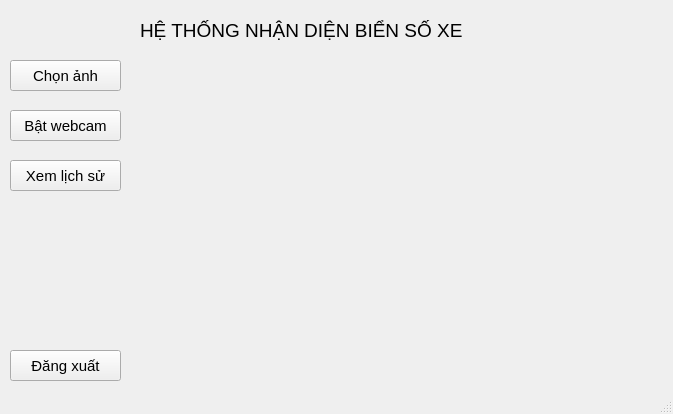
<?xml version="1.0" encoding="UTF-8"?>
<ui version="4.0">
 <class>MainWindow</class>
 <widget class="QMainWindow" name="MainWindow">
  <property name="geometry">
   <rect>
    <x>0</x>
    <y>0</y>
    <width>673</width>
    <height>414</height>
   </rect>
  </property>
  <property name="windowTitle">
   <string>Hệ thống nhận diện biển số xe</string>
  </property>
  <widget class="QWidget" name="centralwidget">
   <widget class="QLabel" name="label_2">
    <property name="geometry">
     <rect>
      <x>140</x>
      <y>10</y>
      <width>371</width>
      <height>41</height>
     </rect>
    </property>
    <property name="font">
     <font>
      <pointsize>14</pointsize>
     </font>
    </property>
    <property name="toolTipDuration">
     <number>2</number>
    </property>
    <property name="text">
     <string>HỆ THỐNG NHẬN DIỆN BIỂN SỐ XE</string>
    </property>
   </widget>
   <widget class="QPushButton" name="chooseFileBtn">
    <property name="geometry">
     <rect>
      <x>10</x>
      <y>60</y>
      <width>111</width>
      <height>31</height>
     </rect>
    </property>
    <property name="font">
     <font>
      <pointsize>11</pointsize>
     </font>
    </property>
    <property name="text">
     <string>Chọn ảnh</string>
    </property>
   </widget>
   <widget class="QPushButton" name="turnOnCam">
    <property name="geometry">
     <rect>
      <x>10</x>
      <y>110</y>
      <width>111</width>
      <height>31</height>
     </rect>
    </property>
    <property name="font">
     <font>
      <pointsize>11</pointsize>
     </font>
    </property>
    <property name="text">
     <string>Bật webcam</string>
    </property>
   </widget>
   <widget class="QLabel" name="image">
    <property name="geometry">
     <rect>
      <x>140</x>
      <y>60</y>
      <width>471</width>
      <height>321</height>
     </rect>
    </property>
    <property name="text">
     <string/>
    </property>
    <property name="scaledContents">
     <bool>true</bool>
    </property>
   </widget>
   <widget class="QPushButton" name="logoutBtn">
    <property name="geometry">
     <rect>
      <x>10</x>
      <y>350</y>
      <width>111</width>
      <height>31</height>
     </rect>
    </property>
    <property name="font">
     <font>
      <pointsize>11</pointsize>
     </font>
    </property>
    <property name="text">
     <string>Đăng xuất</string>
    </property>
   </widget>
   <widget class="QLabel" name="userError">
    <property name="geometry">
     <rect>
      <x>640</x>
      <y>340</y>
      <width>311</width>
      <height>41</height>
     </rect>
    </property>
    <property name="font">
     <font>
      <family>MS Shell Dlg 2</family>
      <pointsize>12</pointsize>
      <weight>9</weight>
      <italic>false</italic>
      <bold>false</bold>
     </font>
    </property>
    <property name="styleSheet">
     <string notr="true">color: rgb(255, 0, 0);
font: 75 12pt &quot;MS Shell Dlg 2&quot;;</string>
    </property>
    <property name="text">
     <string/>
    </property>
   </widget>
   <widget class="QPushButton" name="historyBtn">
    <property name="geometry">
     <rect>
      <x>10</x>
      <y>160</y>
      <width>111</width>
      <height>31</height>
     </rect>
    </property>
    <property name="font">
     <font>
      <pointsize>11</pointsize>
     </font>
    </property>
    <property name="text">
     <string>Xem lịch sử</string>
    </property>
   </widget>
  </widget>
  <widget class="QStatusBar" name="statusbar"/>
 </widget>
 <resources/>
 <connections/>
</ui>
